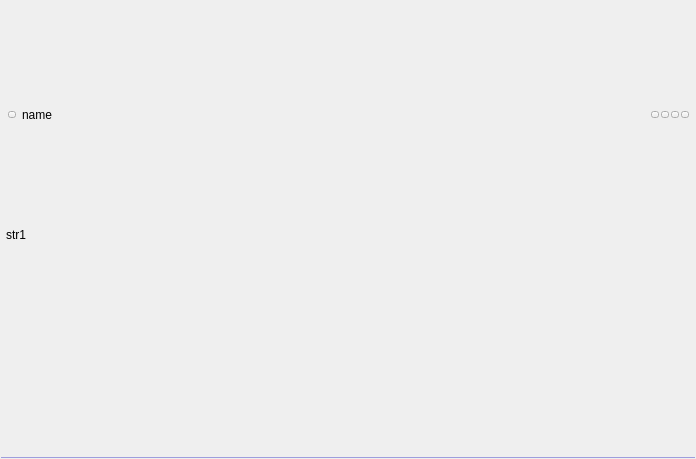
<?xml version="1.0" encoding="UTF-8"?>
<ui version="4.0">
 <class>TreeElement_Epg_No</class>
 <widget class="QWidget" name="TreeElement_Epg_No">
  <property name="geometry">
   <rect>
    <x>0</x>
    <y>0</y>
    <width>696</width>
    <height>459</height>
   </rect>
  </property>
  <property name="sizePolicy">
   <sizepolicy hsizetype="Expanding" vsizetype="Minimum">
    <horstretch>0</horstretch>
    <verstretch>0</verstretch>
   </sizepolicy>
  </property>
  <property name="contextMenuPolicy">
   <enum>Qt::NoContextMenu</enum>
  </property>
  <property name="windowTitle">
   <string notr="true"/>
  </property>
  <layout class="QVBoxLayout" name="verticalLayout">
   <property name="spacing">
    <number>0</number>
   </property>
   <property name="leftMargin">
    <number>0</number>
   </property>
   <property name="topMargin">
    <number>0</number>
   </property>
   <property name="rightMargin">
    <number>0</number>
   </property>
   <property name="bottomMargin">
    <number>0</number>
   </property>
   <item>
    <widget class="QWidget" name="m_Cursor" native="true">
     <property name="sizePolicy">
      <sizepolicy hsizetype="Expanding" vsizetype="Expanding">
       <horstretch>0</horstretch>
       <verstretch>0</verstretch>
      </sizepolicy>
     </property>
     <layout class="QGridLayout" name="gridLayout">
      <property name="leftMargin">
       <number>2</number>
      </property>
      <property name="topMargin">
       <number>1</number>
      </property>
      <property name="rightMargin">
       <number>5</number>
      </property>
      <property name="bottomMargin">
       <number>1</number>
      </property>
      <property name="spacing">
       <number>0</number>
      </property>
      <item row="0" column="1">
       <layout class="QHBoxLayout" name="horizontalLayout_Str1">
        <property name="spacing">
         <number>6</number>
        </property>
        <property name="sizeConstraint">
         <enum>QLayout::SetDefaultConstraint</enum>
        </property>
        <property name="leftMargin">
         <number>2</number>
        </property>
        <item>
         <widget class="CSkinButton" name="m_FavButton">
          <property name="sizePolicy">
           <sizepolicy hsizetype="Fixed" vsizetype="Fixed">
            <horstretch>0</horstretch>
            <verstretch>0</verstretch>
           </sizepolicy>
          </property>
          <property name="focusPolicy">
           <enum>Qt::NoFocus</enum>
          </property>
          <property name="text">
           <string notr="true"/>
          </property>
          <property name="iconSize">
           <size>
            <width>0</width>
            <height>0</height>
           </size>
          </property>
          <property name="checkable">
           <bool>true</bool>
          </property>
          <property name="checked">
           <bool>false</bool>
          </property>
          <property name="skinImage" stdset="0">
           <stringlist notr="true">
            <string>src=&quot;img\tree\star-off.png&quot; statecount=&quot;1&quot; duration=&quot;0&quot; autoScale=&quot;0&quot;</string>
            <string>checked=&quot;1&quot; src=&quot;img\tree\star-on.png&quot; statecount=&quot;1&quot; duration=&quot;0&quot; autoScale=&quot;0&quot;</string>
           </stringlist>
          </property>
         </widget>
        </item>
        <item>
         <widget class="CSkinOneLineText" name="m_Name">
          <property name="sizePolicy">
           <sizepolicy hsizetype="Expanding" vsizetype="Expanding">
            <horstretch>0</horstretch>
            <verstretch>0</verstretch>
           </sizepolicy>
          </property>
          <property name="text">
           <string>name</string>
          </property>
          <property name="addheight" stdset="0">
           <number>2</number>
          </property>
         </widget>
        </item>
        <item>
         <widget class="QWidget" name="m_ExtButtonContainer" native="true">
          <property name="sizePolicy">
           <sizepolicy hsizetype="Minimum" vsizetype="Expanding">
            <horstretch>0</horstretch>
            <verstretch>0</verstretch>
           </sizepolicy>
          </property>
          <layout class="QHBoxLayout" name="horizontalLayout_5">
           <property name="spacing">
            <number>2</number>
           </property>
           <property name="leftMargin">
            <number>0</number>
           </property>
           <property name="topMargin">
            <number>0</number>
           </property>
           <property name="rightMargin">
            <number>2</number>
           </property>
           <property name="bottomMargin">
            <number>0</number>
           </property>
           <item>
            <widget class="CSkinButton" name="m_ExtButton1">
             <property name="focusPolicy">
              <enum>Qt::NoFocus</enum>
             </property>
             <property name="text">
              <string notr="true"/>
             </property>
             <property name="iconSize">
              <size>
               <width>0</width>
               <height>0</height>
              </size>
             </property>
             <property name="checkable">
              <bool>false</bool>
             </property>
            </widget>
           </item>
           <item>
            <widget class="CSkinButton" name="m_ExtButton2">
             <property name="focusPolicy">
              <enum>Qt::NoFocus</enum>
             </property>
             <property name="text">
              <string notr="true"/>
             </property>
             <property name="iconSize">
              <size>
               <width>0</width>
               <height>0</height>
              </size>
             </property>
             <property name="checkable">
              <bool>false</bool>
             </property>
            </widget>
           </item>
           <item>
            <widget class="CSkinButton" name="m_ExtButton3">
             <property name="focusPolicy">
              <enum>Qt::NoFocus</enum>
             </property>
             <property name="text">
              <string notr="true"/>
             </property>
             <property name="iconSize">
              <size>
               <width>0</width>
               <height>0</height>
              </size>
             </property>
             <property name="checkable">
              <bool>false</bool>
             </property>
            </widget>
           </item>
           <item>
            <widget class="CSkinButton" name="m_ExtButton4">
             <property name="focusPolicy">
              <enum>Qt::NoFocus</enum>
             </property>
             <property name="text">
              <string notr="true"/>
             </property>
             <property name="iconSize">
              <size>
               <width>0</width>
               <height>0</height>
              </size>
             </property>
             <property name="checkable">
              <bool>false</bool>
             </property>
            </widget>
           </item>
          </layout>
         </widget>
        </item>
       </layout>
      </item>
      <item row="1" column="1">
       <widget class="CSkinOneLineText" name="m_Address">
        <property name="sizePolicy">
         <sizepolicy hsizetype="Expanding" vsizetype="Expanding">
          <horstretch>0</horstretch>
          <verstretch>0</verstretch>
         </sizepolicy>
        </property>
        <property name="text">
         <string>str1</string>
        </property>
        <property name="alignment">
         <set>Qt::AlignLeading|Qt::AlignLeft|Qt::AlignTop</set>
        </property>
        <property name="brightness" stdset="0">
         <number>-25</number>
        </property>
       </widget>
      </item>
      <item row="0" column="0" rowspan="2">
       <layout class="QHBoxLayout" name="horizontalLayout_4">
        <property name="spacing">
         <number>0</number>
        </property>
        <property name="topMargin">
         <number>2</number>
        </property>
        <property name="rightMargin">
         <number>4</number>
        </property>
        <property name="bottomMargin">
         <number>2</number>
        </property>
        <item alignment="Qt::AlignVCenter">
         <widget class="CLogoView" name="m_Logo" native="true">
          <property name="sizePolicy">
           <sizepolicy hsizetype="Preferred" vsizetype="Expanding">
            <horstretch>0</horstretch>
            <verstretch>0</verstretch>
           </sizepolicy>
          </property>
          <property name="contextMenuPolicy">
           <enum>Qt::NoContextMenu</enum>
          </property>
         </widget>
        </item>
       </layout>
      </item>
     </layout>
    </widget>
   </item>
   <item>
    <widget class="Line" name="line">
     <property name="sizePolicy">
      <sizepolicy hsizetype="Expanding" vsizetype="Fixed">
       <horstretch>0</horstretch>
       <verstretch>0</verstretch>
      </sizepolicy>
     </property>
     <property name="minimumSize">
      <size>
       <width>0</width>
       <height>1</height>
      </size>
     </property>
     <property name="contextMenuPolicy">
      <enum>Qt::NoContextMenu</enum>
     </property>
     <property name="autoFillBackground">
      <bool>false</bool>
     </property>
     <property name="styleSheet">
      <string notr="true">QFrame {
    border:0px;
padding: 0px;
margin: 1px;
background-color:rgba(158, 158, 220,255);
}</string>
     </property>
     <property name="frameShadow">
      <enum>QFrame::Plain</enum>
     </property>
     <property name="lineWidth">
      <number>1</number>
     </property>
     <property name="midLineWidth">
      <number>0</number>
     </property>
     <property name="orientation">
      <enum>Qt::Horizontal</enum>
     </property>
    </widget>
   </item>
  </layout>
 </widget>
 <customwidgets>
  <customwidget>
   <class>CSkinButton</class>
   <extends>QToolButton</extends>
   <header>skinbutton.h</header>
  </customwidget>
  <customwidget>
   <class>CSkinOneLineText</class>
   <extends>QLabel</extends>
   <header>skinonelinetext.h</header>
  </customwidget>
  <customwidget>
   <class>CLogoView</class>
   <extends>QWidget</extends>
   <header>logoview.h</header>
  </customwidget>
 </customwidgets>
 <resources/>
 <connections/>
</ui>
